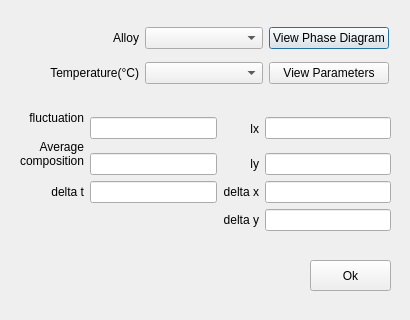
<?xml version="1.0" encoding="UTF-8"?>
<ui version="4.0">
 <class>DialogParamCH2DAlloy</class>
 <widget class="QDialog" name="DialogParamCH2DAlloy">
  <property name="geometry">
   <rect>
    <x>0</x>
    <y>0</y>
    <width>410</width>
    <height>320</height>
   </rect>
  </property>
  <property name="windowTitle">
   <string>Edit Parameters</string>
  </property>
  <widget class="QWidget" name="layoutWidget">
   <property name="geometry">
    <rect>
     <x>21</x>
     <y>20</y>
     <width>368</width>
     <height>71</height>
    </rect>
   </property>
   <layout class="QGridLayout" name="gridLayout_2">
    <item row="0" column="0">
     <widget class="QLabel" name="labelAlloy">
      <property name="text">
       <string>Alloy</string>
      </property>
      <property name="alignment">
       <set>Qt::AlignRight|Qt::AlignTrailing|Qt::AlignVCenter</set>
      </property>
     </widget>
    </item>
    <item row="0" column="1">
     <widget class="QComboBox" name="comboBoxAlloy"/>
    </item>
    <item row="0" column="2">
     <widget class="QPushButton" name="pushButtonViewPhaseDiagram">
      <property name="text">
       <string>View Phase Diagram</string>
      </property>
     </widget>
    </item>
    <item row="1" column="0">
     <widget class="QLabel" name="labelTemperature">
      <property name="text">
       <string>Temperature(°C)</string>
      </property>
      <property name="alignment">
       <set>Qt::AlignRight|Qt::AlignTrailing|Qt::AlignVCenter</set>
      </property>
     </widget>
    </item>
    <item row="1" column="1">
     <widget class="QComboBox" name="comboBoxTemperature"/>
    </item>
    <item row="1" column="2">
     <widget class="QPushButton" name="pushButtonViewParameters">
      <property name="text">
       <string>View Parameters</string>
      </property>
     </widget>
    </item>
   </layout>
  </widget>
  <widget class="QPushButton" name="buttonBoxPramCH2DAlloy">
   <property name="geometry">
    <rect>
     <x>310</x>
     <y>260</y>
     <width>81</width>
     <height>31</height>
    </rect>
   </property>
   <property name="text">
    <string>Ok</string>
   </property>
  </widget>
  <widget class="QWidget" name="">
   <property name="geometry">
    <rect>
     <x>20</x>
     <y>110</y>
     <width>371</width>
     <height>121</height>
    </rect>
   </property>
   <layout class="QGridLayout" name="gridLayout">
    <item row="0" column="0">
     <widget class="QLabel" name="labelFluctuation">
      <property name="text">
       <string>fluctuation</string>
      </property>
      <property name="alignment">
       <set>Qt::AlignRight|Qt::AlignTrailing|Qt::AlignVCenter</set>
      </property>
     </widget>
    </item>
    <item row="0" column="1" rowspan="2">
     <widget class="QLineEdit" name="lineEditFluctuation"/>
    </item>
    <item row="0" column="2" rowspan="2">
     <widget class="QLabel" name="labelLx">
      <property name="text">
       <string>lx</string>
      </property>
      <property name="alignment">
       <set>Qt::AlignRight|Qt::AlignTrailing|Qt::AlignVCenter</set>
      </property>
     </widget>
    </item>
    <item row="0" column="3" rowspan="2">
     <widget class="QLineEdit" name="lineEditLx"/>
    </item>
    <item row="1" column="0" rowspan="2">
     <widget class="QLabel" name="labelCAvg">
      <property name="text">
       <string>Average
composition</string>
      </property>
      <property name="alignment">
       <set>Qt::AlignRight|Qt::AlignTrailing|Qt::AlignVCenter</set>
      </property>
     </widget>
    </item>
    <item row="2" column="1">
     <widget class="QLineEdit" name="lineEditCAvg"/>
    </item>
    <item row="2" column="2">
     <widget class="QLabel" name="labelLy">
      <property name="text">
       <string>ly</string>
      </property>
      <property name="alignment">
       <set>Qt::AlignRight|Qt::AlignTrailing|Qt::AlignVCenter</set>
      </property>
     </widget>
    </item>
    <item row="2" column="3">
     <widget class="QLineEdit" name="lineEditLy"/>
    </item>
    <item row="3" column="0">
     <widget class="QLabel" name="labelDelT">
      <property name="text">
       <string>delta t</string>
      </property>
      <property name="alignment">
       <set>Qt::AlignRight|Qt::AlignTrailing|Qt::AlignVCenter</set>
      </property>
     </widget>
    </item>
    <item row="3" column="1">
     <widget class="QLineEdit" name="lineEditDelT"/>
    </item>
    <item row="3" column="2">
     <widget class="QLabel" name="labelDelX">
      <property name="text">
       <string>delta x</string>
      </property>
      <property name="alignment">
       <set>Qt::AlignRight|Qt::AlignTrailing|Qt::AlignVCenter</set>
      </property>
     </widget>
    </item>
    <item row="3" column="3">
     <widget class="QLineEdit" name="lineEditDelX"/>
    </item>
    <item row="4" column="2">
     <widget class="QLabel" name="labelDelY">
      <property name="text">
       <string>delta y</string>
      </property>
      <property name="alignment">
       <set>Qt::AlignRight|Qt::AlignTrailing|Qt::AlignVCenter</set>
      </property>
     </widget>
    </item>
    <item row="4" column="3">
     <widget class="QLineEdit" name="lineEditDelY"/>
    </item>
   </layout>
  </widget>
 </widget>
 <resources/>
 <connections/>
</ui>
